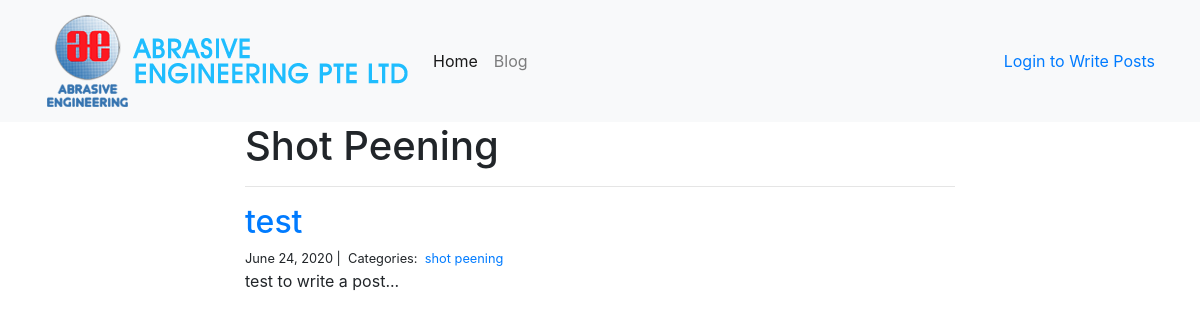
/blog/shot peening/, run on the app's committed database.
### blog/models.py (models this page shows, shortened)
class Category(models.Model):
    name = models.CharField(max_length=100)
    class Meta:
        ordering = ('name',)
        verbose_name = 'category'
        verbose_name_plural = 'categories'

class Post(models.Model):
    title = models.CharField(max_length=255)
    body = models.TextField()
    created_on = models.DateTimeField(auto_now_add=True)
    last_modified = models.DateTimeField(auto_now=True)
    categories = models.ManyToManyField('Category', related_name='posts')
    cover = models.ImageField(blank=True, upload_to='images/')

### blog/views.py (the view)
# urls.py: path("<category>/", views.blog_category, name="blog_category"),
def blog_category(request, category):
    posts = Post.objects.filter(
        categories__name__contains=category
    ).order_by(
        '-created_on'
    )
    context = {
        "category": category,
        "posts": posts
    }
    return render(request, "blog_category.html", context)

### blog/templates/blog_category.html
{% extends "base.html" %}
{% block page_content %}
<div class="col-md-8 offset-md-2">
    <h1>{{ category | title }}</h1>
    <hr>
    {% for post in posts %}
    <h2><a href="{% url 'blog_detail' post.pk%}">{{ post.title }}</a></h2>
    <small>
        {{ post.created_on.date }} |&nbsp;
        Categories:&nbsp;
        {% for category in post.categories.all %}
        <a href="{% url 'blog_category' category.name %}">
            {{ category.name }}
        </a>&nbsp;
        {% endfor %}
    </small>
    <p>{{ post.body | slice:":400"}}...</p>
    {% endfor %}
</div>
{% endblock %}

### data on the page
Category: name "Shot Peening", name "shot peening"
Post: title "test", created_on "June 24, 2020", body "test to write a post"
